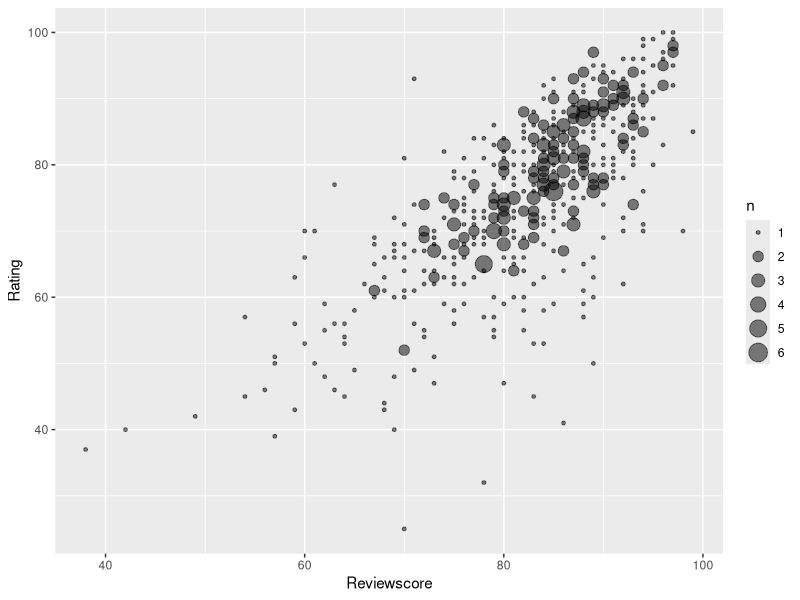

Reproduce this figure in R.
library(tidyverse)
library(ggplot2)

set.seed(43)

#read the input data
df <- read_csv("Games Database - Main Page.csv")

# convert to using tibble
df <- as_tibble(df)

# select only the necessary columns
df <- df %>% select(Game, 
                    Rating, 
                    Reviewscore, 
                    `Launch Platform(s)`, 
                    `Played on`, 
                    `Launch Year`, 
                    `Play Year`, 
                    `DLC/ Major update played`,
                    Publisher,
                    Developer,
                    Franchise,
                    Perspective,
                    `Main Category`,
                    `Extra Descriptors`,
                    `Remaster Reviewscore`,
                    `Remaster Release Year`)

## some quick exploratory plotting and analysis ##

#bubble plot
plot_data <- df %>% count(Reviewscore, Rating)
ggplot(plot_data, aes(x = Reviewscore, y = Rating, size = n)) +
  geom_point(alpha = 0.5)

#pearson correlation
cor(df$Rating, df$Reviewscore) # 0.730121

#convert the categoricals to factor
df$`DLC/ Major update played` <- as_factor(df$`DLC/ Major update played`)
df$Publisher <- as_factor(df$Publisher)
df$Developer <- as_factor(df$Developer)
df$Franchise <- as_factor(df$Franchise)
df$Perspective <- as_factor(df$Perspective)
df$`Main Category` <- as_factor(df$`Main Category`)

#function to group low volume categoricals into other for relevant fields
group_factor <- function(df, col_name, threshold){
  
  counts <- df %>% count(.data[[col_name]]) #need to use this format for count() within a function - annoying!
  counts_joined <- left_join(df, counts, by = col_name)
  df[[col_name]] <<- fct_collapse(counts_joined[[col_name]], Other = unique(counts_joined[[col_name]][counts_joined$n < threshold]))
}

#list the fields to group and the separate threshold for each
group_factor(df, "Publisher", 3)
group_factor(df, "Developer", 3)
group_factor(df, "Franchise", 3)
group_factor(df, "Main Category", 3)

#test and train split
smp_size <- floor(0.75 * nrow(df))
train_ind <- sample(seq_len(nrow(df)), size = smp_size) #randomly select row indexes for training set

train <- df[train_ind, ] #select all rows with the training indexes
test <- df[-train_ind, ] #select all rows not with the training indexes

## first model, using basic reviewscore only for a benchmark ##

model <- lm(Rating ~ Reviewscore, data = train)
summary(model) # Adjusted R-squared 0.5234 on training data

prediction <- predict(model, test)

predict_df <- add_column(test, prediction)
cor(predict_df$Rating, predict_df$prediction)^2 # 0.5823 R-squared in test data
